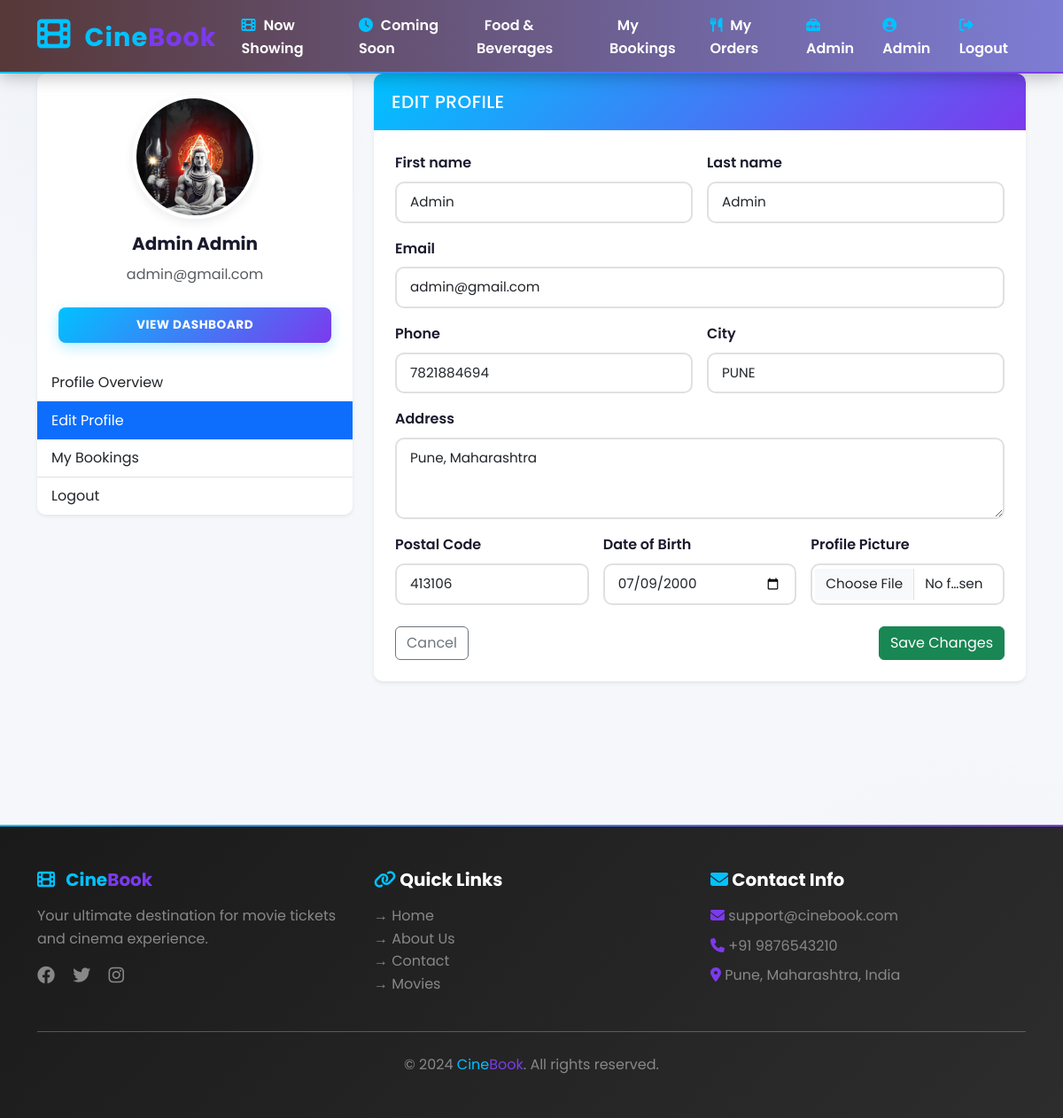
The app's page /users/profile/edit/ (signed in) with its own data.
### users/models.py (models this page shows, shortened)
class UserProfile(models.Model):
    user = models.OneToOneField(User, on_delete=models.CASCADE, related_name='profile')
    phone_number = models.CharField(max_length=15, blank=True, null=True)
    address = models.TextField(blank=True, null=True)
    city = models.CharField(max_length=50, blank=True, null=True)
    postal_code = models.CharField(max_length=10, blank=True, null=True)
    profile_picture = models.ImageField(upload_to='profile_pictures/', blank=True, null=True)
    date_of_birth = models.DateField(blank=True, null=True)
    is_verified = models.BooleanField(default=False)
    created_at = models.DateTimeField(auto_now_add=True)
    updated_at = models.DateTimeField(auto_now=True)
    class Meta:
        verbose_name = "User Profile"
        verbose_name_plural = "User Profiles"

### users/views.py (the view)
# urls.py: path('profile/edit/', views.edit_profile, name='edit_profile'),
@login_required(login_url='users:login')
@require_http_methods(["GET", "POST"])
def edit_profile(request):
    user_profile, created = UserProfile.objects.get_or_create(user=request.user)
    if request.method == 'POST':
        form = UserProfileForm(request.POST, request.FILES, instance=user_profile)
        if form.is_valid():
            request.user.first_name = form.cleaned_data.get('first_name')
            request.user.last_name = form.cleaned_data.get('last_name')
            request.user.email = form.cleaned_data.get('email')
            request.user.save()
            form.save()
            messages.success(request, 'Your profile has been updated successfully.')
            return redirect('users:profile')
        else:
            messages.error(request, 'Error updating profile. Please check the form.')
    else:
        form = UserProfileForm(instance=user_profile)
    context = {
        'form': form,
        'page_title': 'Edit Profile'
    }
    return render(request, 'users/edit_profile.html', context)

### templates/users/edit_profile.html (shortened to what this page needs)
{% extends 'base.html' %}
{% load static %}
{% block body_attrs %}data-page="edit-profile"{% endblock %}
{% block extra_css %}
<link rel="stylesheet" href="{% static 'css/user_dashboard.css' %}">
{% endblock %}
{% block content %}
<div class="container my-5">
    <div class="row">
        <div class="col-lg-4 mb-4">
            <div class="card shadow-sm">
                <div class="card-body text-center">
                    {% if user.profile.profile_picture %}
                        <img src="{{ user.profile.profile_picture.url }}" class="rounded-circle mb-3 profile-img" alt="{{ user.username }}">
                    {% else %}
                        <div class="rounded-circle mb-3 profile-placeholder">
                            <i class="fas fa-user fa-3x text-muted"></i>
                        </div>
                    {% endif %}
                    <h5 class="card-title">{{ user.get_full_name|default:user.username }}</h5>
                    <p class="text-muted">{{ user.email }}</p>
                    <a href="{% url 'users:dashboard' %}" class="btn btn-primary btn-sm mt-2 w-100">View Dashboard</a>
                </div>
                <ul class="list-group list-group-flush">
                    <a href="{% url 'users:profile' %}" class="list-group-item list-group-item-action">Profile Overview</a>
                    <a href="{% url 'users:edit_profile' %}" class="list-group-item list-group-item-action active">Edit Profile</a>
                    <a href="{% url 'bookings:booking_list' %}" class="list-group-item list-group-item-action">My Bookings</a>
                    <a href="{% url 'users:logout' %}" class="list-group-item list-group-item-action">Logout</a>
                </ul>
            </div>
        </div>
        <div class="col-lg-8">
            <div class="card shadow-sm">
                <div class="card-header bg-white">
                    <h5 class="mb-0">Edit Profile</h5>
                </div>
                <div class="card-body">
                    <form method="post" enctype="multipart/form-data">
                        <div class="row g-3">
                            <div class="col-md-6">
                                <label class="form-label">First name</label>
                                {{ form.first_name }}
                            </div>
                            <div class="col-md-6">
                                <label class="form-label">Last name</label>
                                {{ form.last_name }}
                            </div>
                            <div class="col-12">
                                <label class="form-label">Email</label>
                                {{ form.email }}
                            </div>
                            <div class="col-md-6">
                                <label class="form-label">Phone</label>
                                {{ form.phone_number }}
                            </div>
                            <div class="col-md-6">
                                <label class="form-label">City</label>
                                {{ form.city }}
                            </div>
                            <div class="col-12">
                                <label class="form-label">Address</label>
                                {{ form.address }}
                            </div>
                            <div class="col-md-4">
                                <label class="form-label">Postal Code</label>
                                {{ form.postal_code }}
                            </div>
                            <div class="col-md-4">
                                <label class="form-label">Date of Birth</label>
                                {{ form.date_of_birth }}
                            </div>
                            <div class="col-md-4">
                                <label class="form-label">Profile Picture</label>
                                {{ form.profile_picture }}
                            </div>
                        </div>
                        <div class="mt-4 d-flex justify-content-between">
                            <a href="{% url 'users:profile' %}" class="btn btn-outline-secondary">Cancel</a>
                            <button type="submit" class="btn btn-success">Save Changes</button>
                        </div>
                    </form>
                </div>
            </div>
        </div>
    </div>
</div>
{% endblock %}

### templates/base.html (shortened to what this page needs)
{% load static %}
<!DOCTYPE html>
<html lang="en">
<head>
    <link href="https://cdn.jsdelivr.net/npm/bootstrap@5.3.0/dist/css/bootstrap.min.css" rel="stylesheet">
    <link href="https://cdnjs.cloudflare.com/ajax/libs/font-awesome/6.4.0/css/all.min.css" rel="stylesheet">
    <link rel="stylesheet" href="{% static 'css/style.css' %}">
    {% block extra_css %}{% endblock %}
</head>
<body id="page-body" {% block body_attrs %}{% endblock %}>
    <nav class="navbar navbar-expand-lg navbar-dark sticky-top" style="background: linear-gradient(90deg, #1a1a1a 0%, #2d2d2d 100%); box-shadow: 0 2px 20px rgba(0,0,0,0.3);">
        <div class="container">
                <a class="navbar-brand fw-bold" href="{% url 'home' %}">
                <i class="fas fa-film" style="color: #00C2FF;"></i> <span style="color: #00C2FF;">Cine</span><span style="color: #7C3AED;">Book</span>
            </a>
            <div class="collapse navbar-collapse" id="navbarNav">
                <ul class="navbar-nav ms-auto">
                    <li class="nav-item">
                        <a class="nav-link" href="{% url 'movies:movie_list' %}"><i class="fas fa-film"></i> Now Showing</a>
                    </li>
                    <li class="nav-item">
                        <a class="nav-link" href="{% url 'movies:coming_soon' %}"><i class="fas fa-clock"></i> Coming Soon</a>
                    </li>
                    <li class="nav-item">
                        <a class="nav-link" href="{% url 'food:menu' %}"> Food & Beverages</a>
                    </li>
                    {% if user.is_authenticated %}
                        <li class="nav-item">
                            <a class="nav-link" href="{% url 'bookings:booking_list' %}"> My Bookings</a>
                        </li>
                        <li class="nav-item">
                            <a class="nav-link" href="{% url 'food:order_list' %}">
                                <i class="fas fa-utensils"></i> My Orders
                            </a>
                        </li>
                        {% if user.is_superuser %}
                            <li class="nav-item">
                                <a class="nav-link" href="{% url 'admin:index' %}"><i class="fas fa-toolbox"></i> Admin</a>
                            </li>
                        {% endif %}
                        <li class="nav-item">
                            <a class="nav-link" href="{% url 'users:profile' %}"><i class="fas fa-user-circle"></i> {{ user.first_name }}</a>
                        </li>
                        <li class="nav-item">
                            <a class="nav-link" href="{% url 'users:logout' %}"><i class="fas fa-sign-out-alt"></i> Logout</a>
                        </li>
                    {% endif %}
                </ul>
            </div>
        </div>
    </nav>
    <main class="min-vh-100">
        {% block content %}{% endblock %}
    </main>
    <footer style="background: linear-gradient(135deg, #1a1a1a 0%, #2d2d2d 100%); border-top: 2px solid #00C2FF;" class="text-white mt-5">
        <div class="container py-5">
            <div class="row g-4">
                <div class="col-md-4">
                    <h5 class="fw-bold mb-3">
                        <i class="fas fa-film" style="color: #00C2FF; margin-right: 8px;"></i>
                        <span style="color: #00C2FF;">Cine</span><span style="color: #7C3AED;">Book</span>
                    </h5>
                    <p class="text-white-50">Your ultimate destination for movie tickets and cinema experience.</p>
                    <div>
                        <a href="#" class="text-white-50 me-3" style="transition: color 0.3s;"><i class="fab fa-facebook fa-lg"></i></a>
                        <a href="#" class="text-white-50 me-3" style="transition: color 0.3s;"><i class="fab fa-twitter fa-lg"></i></a>
                        <a href="#" class="text-white-50" style="transition: color 0.3s;"><i class="fab fa-instagram fa-lg"></i></a>
                    </div>
                </div>
                <div class="col-md-4">
                    <h5 class="fw-bold mb-3"><i class="fas fa-link" style="color: #00C2FF;"></i> Quick Links</h5>
                    <ul class="list-unstyled">
                        <li><a href="{% url 'home' %}" class="text-white-50" style="text-decoration: none; transition: color 0.3s;">→ Home</a></li>
                        <li><a href="{% url 'about' %}" class="text-white-50" style="text-decoration: none; transition: color 0.3s;">→ About Us</a></li>
                        <li><a href="{% url 'contact' %}" class="text-white-50" style="text-decoration: none; transition: color 0.3s;">→ Contact</a></li>
                        <li><a href="{% url 'movies:movie_list' %}" class="text-white-50" style="text-decoration: none; transition: color 0.3s;">→ Movies</a></li>
                    </ul>
                </div>
                <div class="col-md-4">
                    <h5 class="fw-bold mb-3"><i class="fas fa-envelope" style="color: #00C2FF;"></i> Contact Info</h5>
                    <p class="text-white-50 mb-2">
                        <i class="fas fa-envelope" style="color: #7C3AED;"></i> support@cinebook.com
                    </p>
                    <p class="text-white-50 mb-2">
                        <i class="fas fa-phone" style="color: #7C3AED;"></i> +91 9876543210
                    </p>
                    <p class="text-white-50">
                        <i class="fas fa-map-marker-alt" style="color: #7C3AED;"></i> Pune, Maharashtra, India
                    </p>
                </div>
            </div>
            <hr class="bg-white-50 my-4">
            <div class="text-center">
                <p class="mb-0 text-white-50">&copy; 2024 <span style="color: #00C2FF;">Cine</span><span style="color: #7C3AED;">Book</span>. All rights reserved.</p>
            </div>
        </div>
    </footer>
</body>
</html>

### records on screen
UserProfile: phone_number "7821884694", city "PUNE", address "Pune, Maharashtra", postal_code "413106", date_of_birth "07/09/2000"

### other values on screen
{{ user.first_name }} "Admin"
{{ user.get_full_name|default:user.username }} "Admin Admin"
{{ user.email }} "admin@gmail.com"
